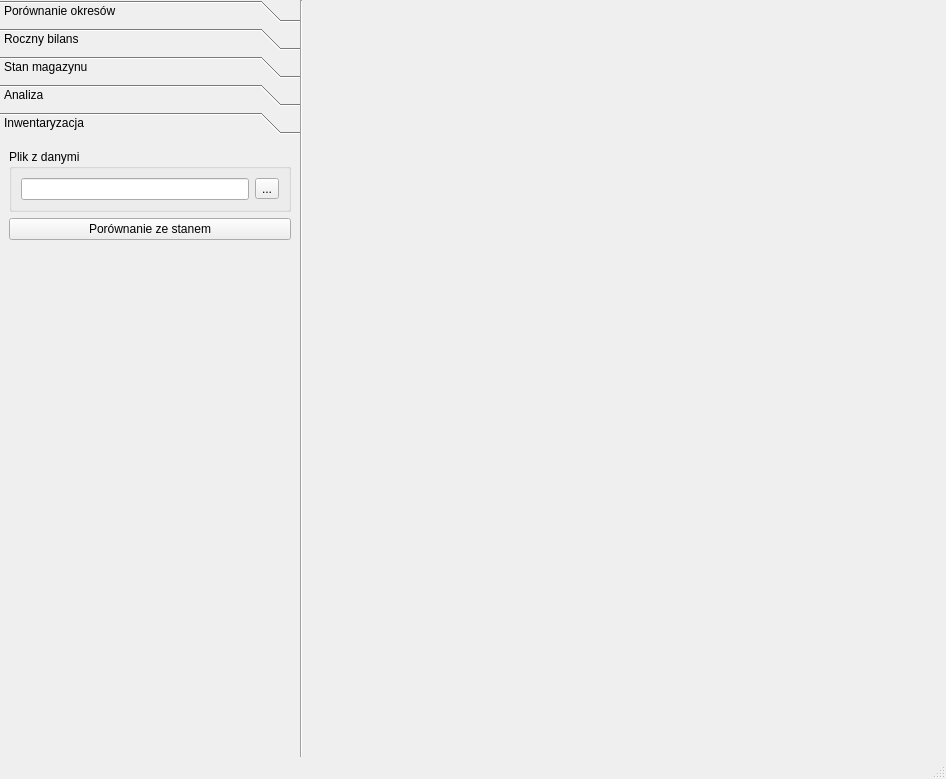
<?xml version="1.0" encoding="UTF-8"?>
<ui version="4.0">
 <class>main_window</class>
 <widget class="QMainWindow" name="main_window">
  <property name="geometry">
   <rect>
    <x>0</x>
    <y>0</y>
    <width>946</width>
    <height>779</height>
   </rect>
  </property>
  <property name="windowTitle">
   <string>Analiza</string>
  </property>
  <widget class="QWidget" name="central_widget">
   <layout class="QHBoxLayout" name="horizontalLayout">
    <property name="spacing">
     <number>0</number>
    </property>
    <property name="leftMargin">
     <number>0</number>
    </property>
    <property name="topMargin">
     <number>0</number>
    </property>
    <property name="rightMargin">
     <number>0</number>
    </property>
    <property name="bottomMargin">
     <number>0</number>
    </property>
    <item>
     <widget class="QToolBox" name="toolbox">
      <property name="maximumSize">
       <size>
        <width>300</width>
        <height>16777215</height>
       </size>
      </property>
      <property name="currentIndex">
       <number>4</number>
      </property>
      <widget class="QWidget" name="comparision_toolbox">
       <property name="geometry">
        <rect>
         <x>0</x>
         <y>0</y>
         <width>300</width>
         <height>602</height>
        </rect>
       </property>
       <attribute name="label">
        <string>Porównanie okresów</string>
       </attribute>
       <layout class="QVBoxLayout" name="verticalLayout_5">
        <item alignment="Qt::AlignTop">
         <widget class="QGroupBox" name="comparision_filters_group">
          <property name="title">
           <string>Filtry</string>
          </property>
          <layout class="QFormLayout" name="formLayout_4">
           <item row="0" column="0">
            <widget class="QLabel" name="comparision_filters_prefixes_label">
             <property name="text">
              <string>Przedrostki ID</string>
             </property>
            </widget>
           </item>
           <item row="0" column="1">
            <widget class="QLineEdit" name="comparision_filters_prefixes_text">
             <property name="placeholderText">
              <string>prefix1, prefix2, ...</string>
             </property>
            </widget>
           </item>
           <item row="1" column="0">
            <widget class="QLabel" name="comparision_filters_names_label">
             <property name="text">
              <string>Nazwy</string>
             </property>
            </widget>
           </item>
           <item row="2" column="0">
            <widget class="QLabel" name="comparision_filters_categories_label">
             <property name="text">
              <string>Kategorie</string>
             </property>
            </widget>
           </item>
           <item row="3" column="0">
            <widget class="QLabel" name="comparision_filters_colors_label">
             <property name="text">
              <string>Kolory</string>
             </property>
            </widget>
           </item>
           <item row="4" column="0">
            <widget class="QLabel" name="comparision_filters_sizes_label">
             <property name="text">
              <string>Rozmiary</string>
             </property>
            </widget>
           </item>
           <item row="5" column="0">
            <widget class="QLabel" name="comparision_filters_sexes_label">
             <property name="text">
              <string>Płcie</string>
             </property>
            </widget>
           </item>
           <item row="1" column="1">
            <widget class="QLineEdit" name="comparision_filters_names_text">
             <property name="placeholderText">
              <string>nazwa1, nazwa2, ...</string>
             </property>
            </widget>
           </item>
           <item row="2" column="1">
            <widget class="QLineEdit" name="comparision_filters_categories_text">
             <property name="placeholderText">
              <string>kategoria1, kategoria2, ...</string>
             </property>
            </widget>
           </item>
           <item row="3" column="1">
            <widget class="QLineEdit" name="comparision_filters_colors_text">
             <property name="placeholderText">
              <string>kolor1, kolor2, ...</string>
             </property>
            </widget>
           </item>
           <item row="4" column="1">
            <widget class="QLineEdit" name="comparision_filters_sizes_text">
             <property name="placeholderText">
              <string>XS, S, M, L, XL, ONE_SIZE</string>
             </property>
            </widget>
           </item>
           <item row="5" column="1">
            <widget class="QLineEdit" name="comparision_filters_sexes_text">
             <property name="placeholderText">
              <string>man, woman, unisex</string>
             </property>
            </widget>
           </item>
          </layout>
         </widget>
        </item>
        <item alignment="Qt::AlignTop">
         <widget class="QGroupBox" name="comparision_periods_group">
          <property name="title">
           <string>Okresy</string>
          </property>
          <layout class="QVBoxLayout" name="verticalLayout_4">
           <item>
            <widget class="QPlainTextEdit" name="comparision_periods_text">
             <property name="maximumSize">
              <size>
               <width>16777215</width>
               <height>70</height>
              </size>
             </property>
             <property name="plainText">
              <string>2014-01-01 2015-01-01
2015-01-01 2016-01-01
2016-01-01 2017-01-01</string>
             </property>
             <property name="placeholderText">
              <string notr="true">YYYY-MM-DD YYYY-MM-DD</string>
             </property>
            </widget>
           </item>
          </layout>
         </widget>
        </item>
        <item>
         <widget class="QPushButton" name="comparision_income_button">
          <property name="text">
           <string>Przychody</string>
          </property>
         </widget>
        </item>
        <item>
         <widget class="QPushButton" name="comparision_costs_button">
          <property name="text">
           <string>Koszty</string>
          </property>
         </widget>
        </item>
        <item>
         <widget class="QPushButton" name="comparision_income_balance_button">
          <property name="text">
           <string>Bilans dochodów</string>
          </property>
         </widget>
        </item>
        <item>
         <widget class="QPushButton" name="comparision_sales_button">
          <property name="text">
           <string>Sprzedaż</string>
          </property>
         </widget>
        </item>
        <item>
         <widget class="QPushButton" name="comparision_resupply_button">
          <property name="text">
           <string>Dostawy</string>
          </property>
         </widget>
        </item>
        <item>
         <widget class="QPushButton" name="comparision_operations_balance_button">
          <property name="text">
           <string>Bilans operacji</string>
          </property>
         </widget>
        </item>
        <item>
         <spacer name="verticalSpacer_5">
          <property name="orientation">
           <enum>Qt::Vertical</enum>
          </property>
          <property name="sizeHint" stdset="0">
           <size>
            <width>20</width>
            <height>40</height>
           </size>
          </property>
         </spacer>
        </item>
       </layout>
      </widget>
      <widget class="QWidget" name="balance_toolbox">
       <property name="geometry">
        <rect>
         <x>0</x>
         <y>0</y>
         <width>300</width>
         <height>602</height>
        </rect>
       </property>
       <attribute name="label">
        <string>Roczny bilans</string>
       </attribute>
       <layout class="QGridLayout" name="gridLayout">
        <item row="1" column="0">
         <widget class="QPushButton" name="balance_incomes_button">
          <property name="text">
           <string>Bilans dochodów</string>
          </property>
         </widget>
        </item>
        <item row="2" column="0">
         <widget class="QPushButton" name="balance_operations_button">
          <property name="text">
           <string>Bilans operacji</string>
          </property>
         </widget>
        </item>
        <item row="0" column="0" alignment="Qt::AlignTop">
         <widget class="QGroupBox" name="balance_year_group">
          <property name="layoutDirection">
           <enum>Qt::LeftToRight</enum>
          </property>
          <property name="title">
           <string>Zakres lat</string>
          </property>
          <layout class="QFormLayout" name="formLayout_3">
           <item row="0" column="0">
            <widget class="QLabel" name="balance_year_from_label">
             <property name="text">
              <string>Rok od</string>
             </property>
            </widget>
           </item>
           <item row="0" column="1">
            <widget class="QSpinBox" name="balance_year_from_spinbox">
             <property name="minimum">
              <number>2012</number>
             </property>
             <property name="maximum">
              <number>2020</number>
             </property>
            </widget>
           </item>
           <item row="1" column="0">
            <widget class="QLabel" name="balance_year_to_label">
             <property name="text">
              <string>Rok do</string>
             </property>
            </widget>
           </item>
           <item row="1" column="1">
            <widget class="QSpinBox" name="balance_year_to_spinbox">
             <property name="minimum">
              <number>2012</number>
             </property>
             <property name="maximum">
              <number>2020</number>
             </property>
             <property name="value">
              <number>2020</number>
             </property>
            </widget>
           </item>
          </layout>
         </widget>
        </item>
        <item row="3" column="0">
         <spacer name="verticalSpacer_4">
          <property name="orientation">
           <enum>Qt::Vertical</enum>
          </property>
          <property name="sizeHint" stdset="0">
           <size>
            <width>20</width>
            <height>40</height>
           </size>
          </property>
         </spacer>
        </item>
       </layout>
      </widget>
      <widget class="QWidget" name="stock_toolbox">
       <property name="geometry">
        <rect>
         <x>0</x>
         <y>0</y>
         <width>300</width>
         <height>602</height>
        </rect>
       </property>
       <attribute name="label">
        <string>Stan magazynu</string>
       </attribute>
       <layout class="QVBoxLayout" name="verticalLayout_2">
        <item alignment="Qt::AlignTop">
         <widget class="QGroupBox" name="stock_filters_group">
          <property name="title">
           <string>Filtry</string>
          </property>
          <layout class="QFormLayout" name="formLayout_5">
           <item row="0" column="0">
            <widget class="QLabel" name="stock_filters_prefixes_label">
             <property name="text">
              <string>Przedrostki ID</string>
             </property>
            </widget>
           </item>
           <item row="0" column="1">
            <widget class="QLineEdit" name="stock_filters_prefixes_text">
             <property name="placeholderText">
              <string>prefix1, prefix2, ...</string>
             </property>
            </widget>
           </item>
           <item row="1" column="0">
            <widget class="QLabel" name="stock_filters_names_label">
             <property name="text">
              <string>Nazwy</string>
             </property>
            </widget>
           </item>
           <item row="1" column="1">
            <widget class="QLineEdit" name="stock_filters_names_text">
             <property name="placeholderText">
              <string>nazwa1, nazwa2, ...</string>
             </property>
            </widget>
           </item>
           <item row="2" column="0">
            <widget class="QLabel" name="stock_filters_categories_label">
             <property name="text">
              <string>Kategorie</string>
             </property>
            </widget>
           </item>
           <item row="2" column="1">
            <widget class="QLineEdit" name="stock_filters_categories_text">
             <property name="placeholderText">
              <string>kategoria1, kategoria2, ...</string>
             </property>
            </widget>
           </item>
           <item row="3" column="0">
            <widget class="QLabel" name="stock_filters_colors_label">
             <property name="text">
              <string>Kolory</string>
             </property>
            </widget>
           </item>
           <item row="3" column="1">
            <widget class="QLineEdit" name="stock_filters_colors_text">
             <property name="placeholderText">
              <string>kolor1, kolor2, ...</string>
             </property>
            </widget>
           </item>
           <item row="4" column="0">
            <widget class="QLabel" name="stock_filters_sizes_label">
             <property name="text">
              <string>Rozmiary</string>
             </property>
            </widget>
           </item>
           <item row="4" column="1">
            <widget class="QLineEdit" name="stock_filters_sizes_text">
             <property name="placeholderText">
              <string>XS, S, M, L, XL, ONE_SIZE</string>
             </property>
            </widget>
           </item>
           <item row="5" column="0">
            <widget class="QLabel" name="stock_filters_sexes_label">
             <property name="text">
              <string>Płcie</string>
             </property>
            </widget>
           </item>
           <item row="5" column="1">
            <widget class="QLineEdit" name="stock_filters_sexes_text">
             <property name="placeholderText">
              <string>man, woman, unisex</string>
             </property>
            </widget>
           </item>
          </layout>
         </widget>
        </item>
        <item alignment="Qt::AlignTop">
         <widget class="QGroupBox" name="stock_date_group">
          <property name="title">
           <string>Data</string>
          </property>
          <layout class="QVBoxLayout" name="verticalLayout_6">
           <item>
            <widget class="QDateEdit" name="stock_date">
             <property name="minimumDate">
              <date>
               <year>2012</year>
               <month>1</month>
               <day>1</day>
              </date>
             </property>
             <property name="displayFormat">
              <string>yyyy-MM-dd</string>
             </property>
            </widget>
           </item>
          </layout>
         </widget>
        </item>
        <item alignment="Qt::AlignTop">
         <widget class="QPushButton" name="stock_color_button">
          <property name="text">
           <string>Według koloru</string>
          </property>
         </widget>
        </item>
        <item alignment="Qt::AlignTop">
         <widget class="QPushButton" name="stock_size_button">
          <property name="text">
           <string>Według rozmiaru</string>
          </property>
         </widget>
        </item>
        <item>
         <spacer name="verticalSpacer_3">
          <property name="orientation">
           <enum>Qt::Vertical</enum>
          </property>
          <property name="sizeHint" stdset="0">
           <size>
            <width>20</width>
            <height>40</height>
           </size>
          </property>
         </spacer>
        </item>
       </layout>
      </widget>
      <widget class="QWidget" name="analysis_toolbox">
       <property name="geometry">
        <rect>
         <x>0</x>
         <y>0</y>
         <width>300</width>
         <height>602</height>
        </rect>
       </property>
       <attribute name="label">
        <string>Analiza</string>
       </attribute>
       <layout class="QVBoxLayout" name="verticalLayout">
        <item alignment="Qt::AlignTop">
         <widget class="QGroupBox" name="analysis_dates_group">
          <property name="title">
           <string>Zakres dat</string>
          </property>
          <layout class="QFormLayout" name="formLayout">
           <item row="0" column="0">
            <widget class="QLabel" name="analysis_date_from_label">
             <property name="text">
              <string>Od</string>
             </property>
            </widget>
           </item>
           <item row="0" column="1">
            <widget class="QDateEdit" name="analysis_date_from">
             <property name="minimumDate">
              <date>
               <year>2012</year>
               <month>1</month>
               <day>1</day>
              </date>
             </property>
             <property name="displayFormat">
              <string>yyyy-MM-dd</string>
             </property>
            </widget>
           </item>
           <item row="1" column="0">
            <widget class="QLabel" name="analysis_date_to_label">
             <property name="text">
              <string>Do</string>
             </property>
            </widget>
           </item>
           <item row="1" column="1">
            <widget class="QDateEdit" name="analysis_date_to">
             <property name="minimumDate">
              <date>
               <year>2012</year>
               <month>1</month>
               <day>1</day>
              </date>
             </property>
             <property name="displayFormat">
              <string>yyyy-MM-dd</string>
             </property>
             <property name="date">
              <date>
               <year>2013</year>
               <month>1</month>
               <day>1</day>
              </date>
             </property>
            </widget>
           </item>
          </layout>
         </widget>
        </item>
        <item alignment="Qt::AlignTop">
         <widget class="QPushButton" name="analysis_colors_button">
          <property name="text">
           <string>Najlepsze kolory</string>
          </property>
         </widget>
        </item>
        <item alignment="Qt::AlignTop">
         <widget class="QPushButton" name="analysis_sizes_button">
          <property name="text">
           <string>Najlepsze rozmiary</string>
          </property>
         </widget>
        </item>
        <item>
         <spacer name="verticalSpacer_2">
          <property name="orientation">
           <enum>Qt::Vertical</enum>
          </property>
          <property name="sizeHint" stdset="0">
           <size>
            <width>20</width>
            <height>40</height>
           </size>
          </property>
         </spacer>
        </item>
       </layout>
      </widget>
      <widget class="QWidget" name="stocktaking_toolbox">
       <property name="geometry">
        <rect>
         <x>0</x>
         <y>0</y>
         <width>300</width>
         <height>602</height>
        </rect>
       </property>
       <attribute name="label">
        <string>Inwentaryzacja</string>
       </attribute>
       <layout class="QVBoxLayout" name="verticalLayout_3">
        <item>
         <widget class="QGroupBox" name="stocktaking_file_group">
          <property name="title">
           <string>Plik z danymi</string>
          </property>
          <layout class="QHBoxLayout" name="horizontalLayout_2">
           <item>
            <widget class="QLineEdit" name="stocktaking_file_text"/>
           </item>
           <item>
            <widget class="QToolButton" name="stocktaking_file_button">
             <property name="text">
              <string>...</string>
             </property>
            </widget>
           </item>
          </layout>
         </widget>
        </item>
        <item>
         <widget class="QPushButton" name="stocktaking_button">
          <property name="text">
           <string>Porównanie ze stanem</string>
          </property>
         </widget>
        </item>
        <item>
         <spacer name="verticalSpacer">
          <property name="orientation">
           <enum>Qt::Vertical</enum>
          </property>
          <property name="sizeHint" stdset="0">
           <size>
            <width>20</width>
            <height>40</height>
           </size>
          </property>
         </spacer>
        </item>
       </layout>
      </widget>
     </widget>
    </item>
    <item>
     <widget class="Line" name="line">
      <property name="orientation">
       <enum>Qt::Vertical</enum>
      </property>
     </widget>
    </item>
    <item>
     <widget class="QStackedWidget" name="main_widget">
      <property name="currentIndex">
       <number>0</number>
      </property>
      <widget class="QWidget" name="plot_page">
       <layout class="QGridLayout" name="gridLayout_2"/>
      </widget>
      <widget class="QWidget" name="table_page">
       <layout class="QGridLayout" name="gridLayout_3">
        <item row="0" column="0">
         <widget class="QTableWidget" name="table"/>
        </item>
       </layout>
      </widget>
     </widget>
    </item>
   </layout>
  </widget>
  <widget class="QStatusBar" name="statusbar"/>
  <action name="actionWczytaj_dane">
   <property name="text">
    <string>Wczytaj dane</string>
   </property>
  </action>
 </widget>
 <resources/>
 <connections/>
</ui>
